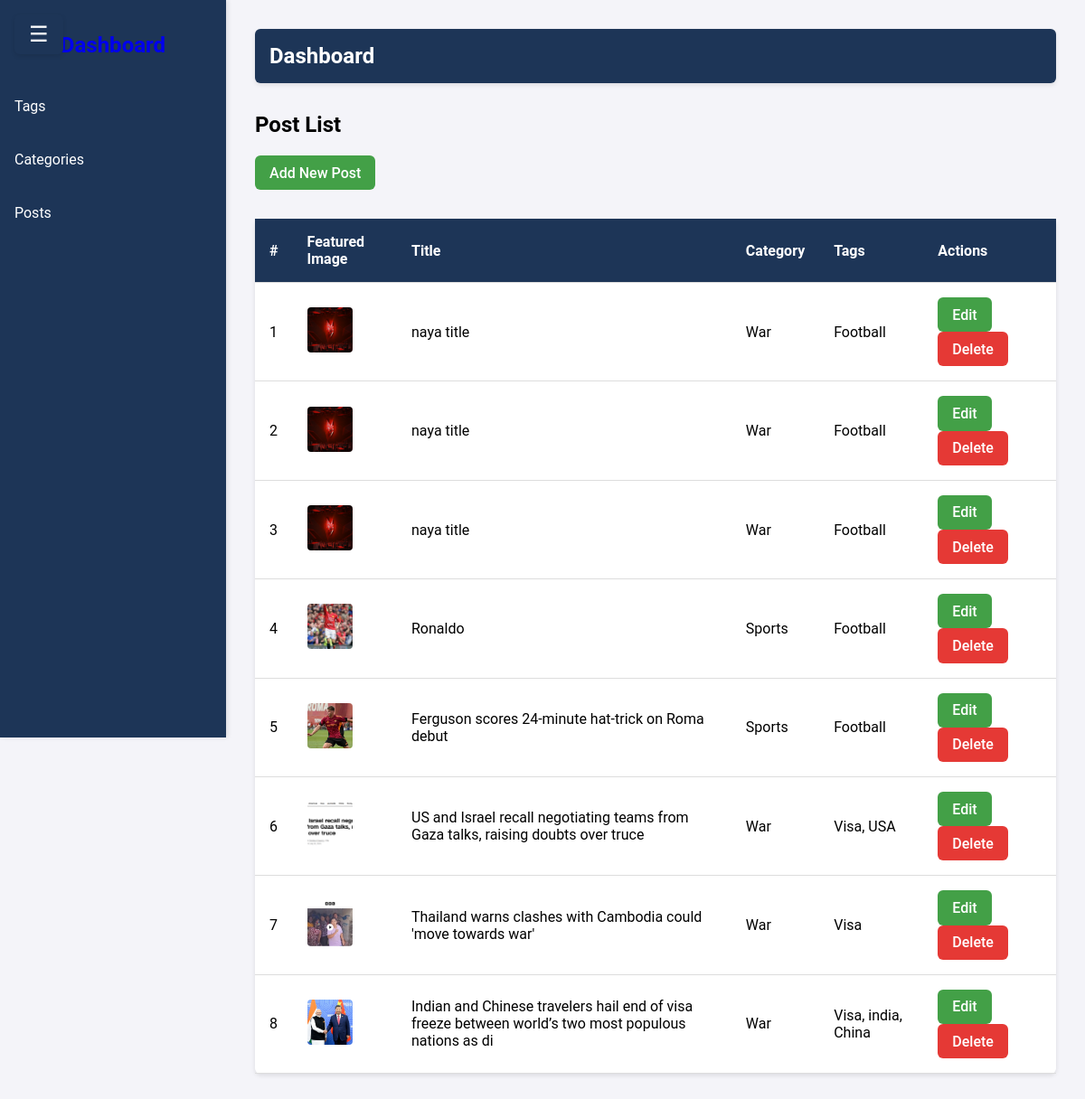
/dashboard/posts/, run on an earlier commit of the app's database.
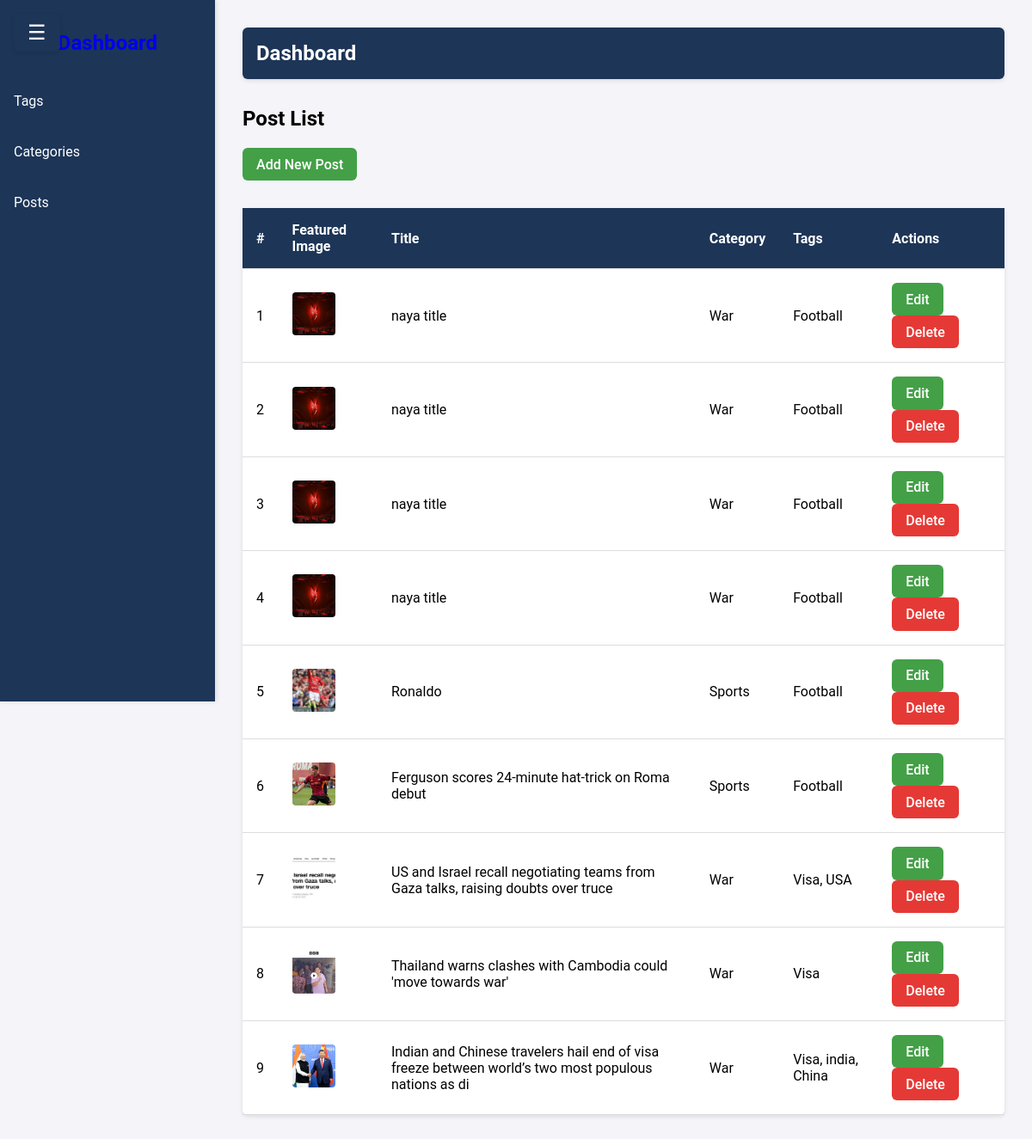
And on a later commit of the database.
### newspaper/models.py (models this page shows, shortened)
class TimeStampModel(models.Model):
    created_at = models.DateTimeField(auto_now_add=True)
    updated_at = models.DateTimeField(auto_now=True)
    class Meta:
        abstract = True #dont create table in db

class Post(TimeStampModel):
    STATUS_CHOICES = [
        ("active", "Active"),
        ("in_active", "Inactive"),
    ]
    title = models.CharField(max_length=100)
    content = models.TextField()
    featured_image = models.ImageField(upload_to="post_images/%Y/%m/%d", blank=False)
    author = models.ForeignKey("auth.User", on_delete=models.CASCADE)
    status = models.CharField(max_length=25, choices=STATUS_CHOICES, default="active")
    views_count = models.PositiveBigIntegerField(default=0)
    is_breaking_news = models.BooleanField(default=False)
    published_at = models.DateTimeField(null=True, blank=True)
    category = models.ForeignKey(Category, on_delete=models.CASCADE)
    tag = models.ManyToManyField(Tag)

class Category(TimeStampModel):
    name = models.CharField(max_length=100)
    icon = models.CharField(max_length=100, null=True, blank=True)
    description = models.TextField(null=True, blank=True)
    def __str__(self):
        return self.name
    class Meta:
        ordering = ["name"] #category.objects.all()
        verbose_name = "Category"
        verbose_name_plural = "Categories"

class Tag(TimeStampModel):
    name = models.CharField(max_length=100)

### newspaper/views.py (the view)
# urls.py: path("dashboard/posts/", views.DashboardPostListView.as_view(), name="dashboard-posts"),
class DashboardPostListView(ListView):
    model = Post
    template_name = "dashboard/post-list.html"
    context_object_name = "posts"
    def get_queryset(self):
        return Post.objects.all().order_by("-created_at")

### newspaper/navigation.py (called while the page is built)
def nav(request):
    categories = Category.objects.all()[:4]
    return {"categories": categories}

### templates/dashboard/post-list.html (shortened to what this page needs)
{% extends "dashboard/index.html" %}
{% block content %}
  <h2>Post List</h2>
  <a href="{% url 'dashboard-post-add' %}" class="btn btn-success">Add New Post</a>
    <table>
        <thead>
            <tr>
                <th>#</th>
                <th>Featured Image</th>
                <th>Title</th>
                <th>Category</th>
                <th>Tags</th>
                <th>Actions</th>
            </tr>
        </thead>
        <tbody>
            {% for post in posts %}
            <tr>
                <td>{{ forloop.counter }}</td>
                <td><img src="{{ post.featured_image.url }}" class="featured-image"></td>
                <td>{{ post.title }}</td>
                <td>{{ post.category }}</td>
                <td>
                    {% for tag in post.tag.all %}
                        {{ tag.name }}{% if not forloop.last %}, {% endif %}
                    {% endfor %}
                </td>
                <td>
                    <a href="{% url 'dashboard-post-edit' post.id %}" class="btn btn-success">Edit</a>
                    <a href="{% url 'dashboard-post-delete' post.id %}" class="btn btn-danger">Delete</a>
                </td>
            </tr>
            {% endfor %}
        </tbody>
    </table>
{% endblock %}

What changed in the data, as far as the page shows it:
added Post: featured_image (picture), title "naya title", category "War", Tag (name "Football")
